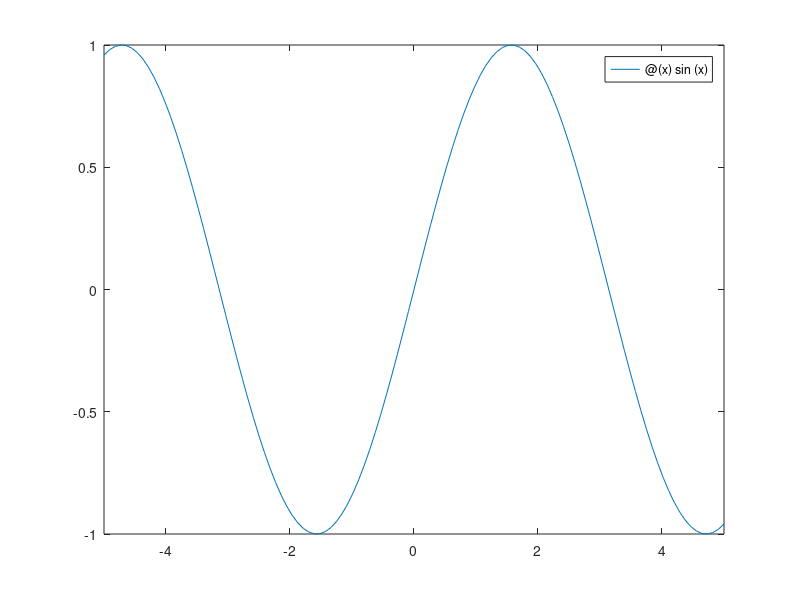

Source code (MATLAB): (Note: this script raises an error after producing the figure.)
%% Modify Line Properties After Creation
% Plot |sin(x)| and assign the function line object to a variable.

fp = fplot(@(x) sin(x))

%%
% Change the line to a dotted red line by using dot notation to set
% properties. Add cross markers and set the marker color to
% blue. 

fp.LineStyle = ':';
fp.Color = 'r';
fp.Marker = 'x';
fp.MarkerEdgeColor = 'b';
